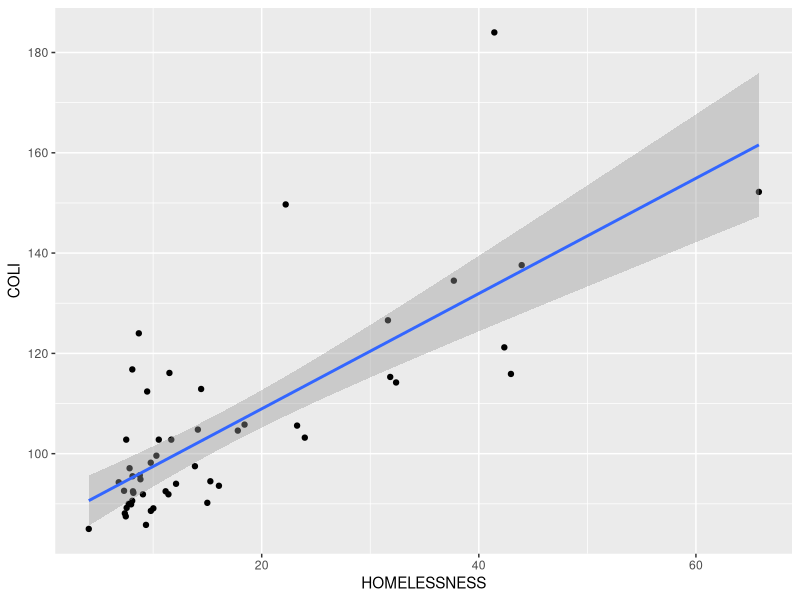

This chart was generated by the following R code:
## ---- chunk 1
library(tidyverse)
library(readxl)
## ---- chunk 2
homeless <- read_xlsx("data/20230919-DATA-SOURCES.xlsx")
homeless
## ---- chunk 3
head(homeless)
## ---- chunk 4
ggplot(homeless, aes(x = HOMELESSNESS, y = COLI)) +
  geom_point()+
  geom_smooth(method = "lm")
